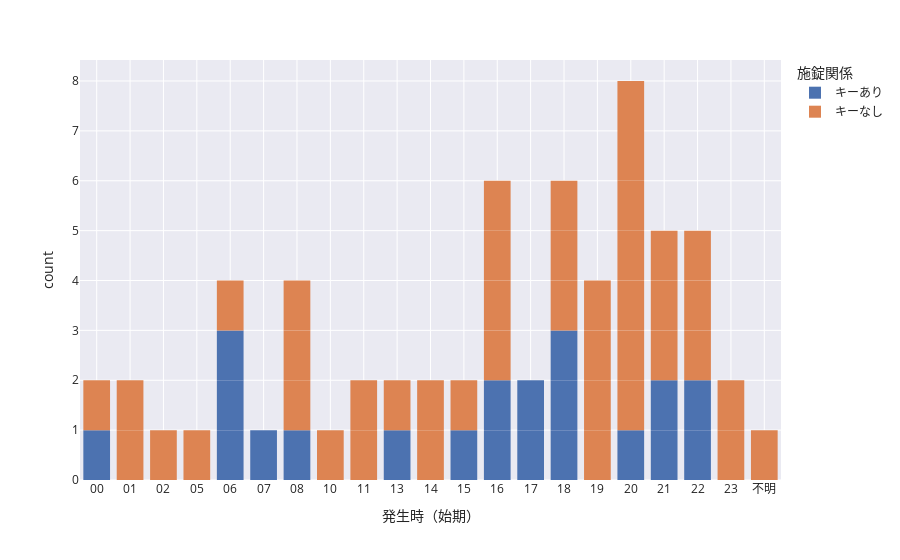

Notebook cell for this chart:
### Code cell
fig = px.bar(kashiwa,
            x='発生時（始期）',
            color='施錠関係',
            template='seaborn')
fig.update_traces(
    marker_line_width=0
)
fig.update_xaxes(categoryorder='category ascending')
fig.show()

### Figure 1 — Plotly figure (JSON) as saved in the notebook; plotly's stock layout.template omitted (floating-point values rounded to 4 significant figures)
{"data": [{"alignmentgroup": "True", "hovertemplate": "施錠関係=キーあり<br>発生時（始期）=%{x}<br>count=%{y}<extra></extra>", "legendgroup": "キーあり", "marker": {"color": "rgb(76,114,176)", "line": {"width": 0}, "pattern": {"shape": ""}}, "name": "キーあり", "offsetgroup": "キーあり", "orientation": "v", "showlegend": true, "textposition": "auto", "type": "bar", "x": ["00", "15", "17", "06", "08", "06", "20", "18", "13", "17", "22", "06", "21", "07", "18", "18", "16", "21", "16", "22"], "xaxis": "x", "y": [1, 1, 1, 1, 1, 1, 1, 1, 1, 1, 1, 1, 1, 1, 1, 1, 1, 1, 1, 1], "yaxis": "y"}, {"alignmentgroup": "True", "hovertemplate": "施錠関係=キーなし<br>発生時（始期）=%{x}<br>count=%{y}<extra></extra>", "legendgroup": "キーなし", "marker": {"color": "rgb(221,132,82)", "line": {"width": 0}, "pattern": {"shape": ""}}, "name": "キーなし", "offsetgroup": "キーなし", "orientation": "v", "showlegend": true, "textposition": "auto", "type": "bar", "x": ["21", "15", "01", "08", "23", "21", "22", "05", "19", "18", "14", "14", "11", "20", "13", "08", "11", "22", "21", "20", "23", "20", "10", "22", "08", "18", "20", "18", "不明", "16", "16", "20", "02", "06", "16", "19", "20", "19", "01", "20", "19", "00", "16"], "xaxis": "x", "y": [1, 1, 1, 1, 1, 1, 1, 1, 1, 1, 1, 1, 1, 1, 1, 1, 1, 1, 1, 1, 1, 1, 1, 1, 1, 1, 1, 1, 1, 1, 1, 1, 1, 1, 1, 1, 1, 1, 1, 1, 1, 1, 1], "yaxis": "y"}], "layout": {"barmode": "relative", "legend": {"title": {"text": "施錠関係"}, "tracegroupgap": 0}, "margin": {"t": 60}, "xaxis": {"anchor": "y", "categoryorder": "category ascending", "domain": [0, 1], "title": {"text": "発生時（始期）"}}, "yaxis": {"anchor": "x", "domain": [0, 1], "title": {"text": "count"}}}}
